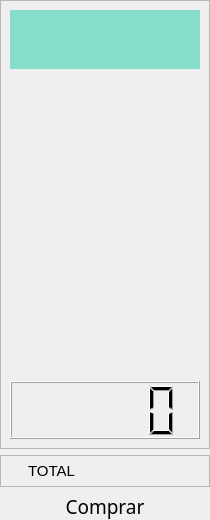
              <widget class="QWidget" name="widget_9" native="true">
               <property name="sizePolicy">
                <sizepolicy hsizetype="Preferred" vsizetype="Expanding">
                 <horstretch>0</horstretch>
                 <verstretch>0</verstretch>
                </sizepolicy>
               </property>
               <property name="minimumSize">
                <size>
                 <width>210</width>
                 <height>520</height>
                </size>
               </property>
               <layout class="QVBoxLayout" name="verticalLayout_65">
                <property name="leftMargin">
                 <number>0</number>
                </property>
                <property name="topMargin">
                 <number>0</number>
                </property>
                <property name="rightMargin">
                 <number>0</number>
                </property>
                <property name="bottomMargin">
                 <number>0</number>
                </property>
                <item>
                 <widget class="QFrame" name="frame_79">
                  <property name="sizePolicy">
                   <sizepolicy hsizetype="Preferred" vsizetype="Expanding">
                    <horstretch>0</horstretch>
                    <verstretch>0</verstretch>
                   </sizepolicy>
                  </property>
                  <property name="frameShape">
                   <enum>QFrame::StyledPanel</enum>
                  </property>
                  <property name="frameShadow">
                   <enum>QFrame::Raised</enum>
                  </property>
                  <layout class="QGridLayout" name="gridLayout_4">
                   <item row="0" column="0">
                    <layout class="QVBoxLayout" name="verticalLayout_45">
                     <item>
                      <widget class="QLabel" name="label_134">
                       <property name="maximumSize">
                        <size>
                         <width>200</width>
                         <height>200</height>
                        </size>
                       </property>
                       <property name="layoutDirection">
                        <enum>Qt::LeftToRight</enum>
                       </property>
                       <property name="styleSheet">
                        <string notr="true">background-color: rgb(135, 222, 203);</string>
                       </property>
                       <property name="text">
                        <string/>
                       </property>
                       <property name="alignment">
                        <set>Qt::AlignCenter</set>
                       </property>
                      </widget>
                     </item>
                     <item>
                      <widget class="QLabel" name="ticket">
                       <property name="minimumSize">
                        <size>
                         <width>150</width>
                         <height>300</height>
                        </size>
                       </property>
                       <property name="font">
                        <font>
                         <family>Swis721 BT</family>
                         <pointsize>10</pointsize>
                         <bold>false</bold>
                        </font>
                       </property>
                       <property name="text">
                        <string/>
                       </property>
                      </widget>
                     </item>
                     <item>
                      <widget class="QLCDNumber" name="lcdNumber">
                       <property name="inputMethodHints">
                        <set>Qt::ImhNone</set>
                       </property>
                      </widget>
                     </item>
                    </layout>
                   </item>
                  </layout>
                 </widget>
                </item>
                <item>
                 <widget class="QFrame" name="frame_80">
                  <property name="frameShape">
                   <enum>QFrame::StyledPanel</enum>
                  </property>
                  <property name="frameShadow">
                   <enum>QFrame::Raised</enum>
                  </property>
                  <layout class="QHBoxLayout" name="horizontalLayout_29">
                   <property name="leftMargin">
                    <number>0</number>
                   </property>
                   <property name="topMargin">
                    <number>0</number>
                   </property>
                   <property name="rightMargin">
                    <number>0</number>
                   </property>
                   <property name="bottomMargin">
                    <number>0</number>
                   </property>
                   <item>
                    <widget class="QLabel" name="label_200">
                     <property name="minimumSize">
                      <size>
                       <width>0</width>
                       <height>30</height>
                      </size>
                     </property>
                     <property name="maximumSize">
                      <size>
                       <width>16777215</width>
                       <height>30</height>
                      </size>
                     </property>
                     <property name="font">
                      <font>
                       <pointsize>11</pointsize>
                      </font>
                     </property>
                     <property name="text">
                      <string>TOTAL</string>
                     </property>
                     <property name="alignment">
                      <set>Qt::AlignCenter</set>
                     </property>
                    </widget>
                   </item>
                   <item>
                    <widget class="QLabel" name="total">
                     <property name="minimumSize">
                      <size>
                       <width>60</width>
                       <height>0</height>
                      </size>
                     </property>
                     <property name="font">
                      <font>
                       <bold>true</bold>
                      </font>
                     </property>
                     <property name="styleSheet">
                      <string notr="true">QLabel {
    border-bottom: 2px solid rgb(232, 228, 173);
	color: rgb(179, 152, 127);
}</string>
                     </property>
                     <property name="text">
                      <string/>
                     </property>
                     <property name="alignment">
                      <set>Qt::AlignCenter</set>
                     </property>
                    </widget>
                   </item>
                  </layout>
                 </widget>
                </item>
                <item>
                 <widget class="QPushButton" name="comprar">
                  <property name="font">
                   <font>
                    <family>Segoe Script</family>
                    <pointsize>14</pointsize>
                   </font>
                  </property>
                  <property name="styleSheet">
                   <string notr="true">QPushButton{
border: transparent;
}

QPushButton:hover{
border-radius:15px;
border: rgb(183, 170, 135);
background-color: rgba(183, 170, 135, 90);
}</string>
                  </property>
                  <property name="text">
                   <string>Comprar</string>
                  </property>
                 </widget>
                </item>
               </layout>
              </widget>
